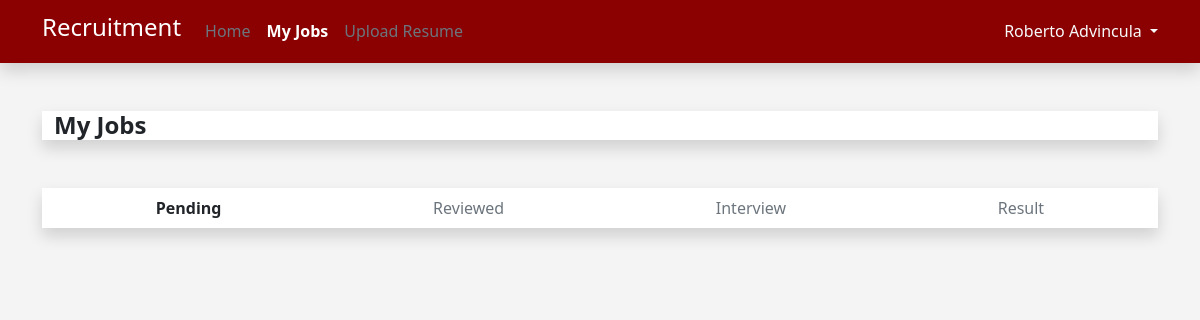
Page /my_jobs.php?status=Pending (signed in) on the earlier database version.
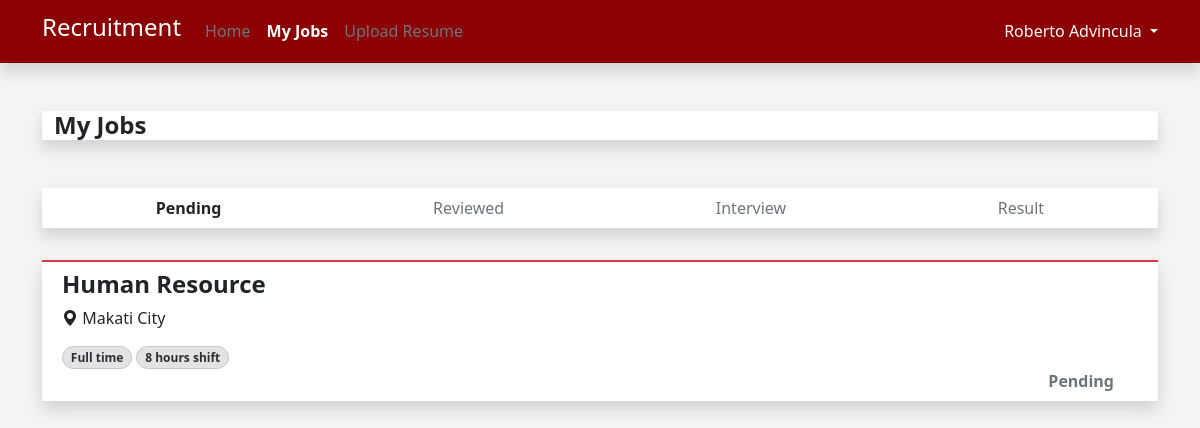
Same page on the later database version.
### tables this page shows
CREATE TABLE `job_applicants` (
  `id` int(12) NOT NULL,
  `user_id` int(12) NOT NULL,
  `job_id` int(12) NOT NULL,
  `application_status` varchar(255) NOT NULL
);

CREATE TABLE `jobs` (
  `id` int(12) NOT NULL,
  `job_name` varchar(255) NOT NULL,
  `salary` int(12) NOT NULL,
  `job_type` varchar(255) NOT NULL,
  `shift_and_schedule` varchar(255) NOT NULL,
  `location` varchar(255) NOT NULL,
  `job_description` text NOT NULL,
  `benefits` text NOT NULL
);

### my_jobs.php (the view, shortened to what the changed rows need)
<?php
include("dbconn.php");
include("header.php");
if (isset($_GET['status'])) {
    $status = $_GET['status'];
    $userId = $_SESSION['user_id'];
    if ($status === 'Result') {
        $query =
            "SELECT jobs.job_name, jobs.job_type, jobs.shift_and_schedule, jobs.location, job_applicants.application_status
            FROM jobs
            INNER JOIN job_applicants ON jobs.id = job_applicants.job_id
            WHERE job_applicants.user_id = '$userId' AND (job_applicants.application_status = 'Selected' OR job_applicants.application_status = 'Not Selected')";
    } else {
        $query =
            "SELECT jobs.job_name, jobs.job_type, jobs.shift_and_schedule, jobs.location, job_applicants.application_status
            FROM jobs
            INNER JOIN job_applicants ON jobs.id = job_applicants.job_id
            WHERE job_applicants.user_id = '$userId' AND job_applicants.application_status = '$status'";
    }
    $result = mysqli_query($conn, $query);
    function getStatusClass($status)
    {
        switch ($status) {
            case 'Pending':
                return 'text-secondary';
        }
    }
}
?>
<!DOCTYPE html>
<html lang="en">
<head>
</head>
<body style="background-color: #F4F4F4; ">
    <div class="container">
        <?php
        while ($row = mysqli_fetch_assoc($result)) {
            ?>
            <div class="row">
                <div class="col-sm-12 col-md-12 ">
                    <div class="container-fluid bg-white shadow mb-3 mt-4 border-2 border-top border-danger">
                        <div class="row p-2">
                            <h4 class="fw-bold">
                                <?php echo $row['job_name'] ?>
                            </h4>
                            <div class="row">
                                <div class="col">
                                    <i class="bi bi-geo-alt-fill"></i><span>
                                        <?php echo $row['location']; ?>
                                    </span>
                                </div>
                            </div>
                            <div class="row">
                                <div class="col">
                                    <span
                                        class="badge bg-secondary-subtle border border-secondary-subtle text-secondary-emphasis rounded-pill mt-3">
                                        <?php echo $row['job_type']; ?>
                                    </span>
                                    <span
                                        class="badge bg-secondary-subtle border border-secondary-subtle text-secondary-emphasis rounded-pill mt-3">
                                        <?php echo $row['shift_and_schedule']; ?>
                                    </span>
                                </div>
                            </div>
                            <div class="row">
                                <div class="col d-flex justify-content-end">
                                    <div
                                        class="fw-bold rounded-1 <?php echo getStatusClass($row['application_status']); ?>">
                                        <?php echo $row['application_status']; ?>
                                    </div>
                                </div>
                            </div>
                        </div>
                    </div>
                </div>
            </div>
            <?php
        }
        ?>
    </div>
</body>
</html>

Differences in the rows shown:
added job_applicants: job.job_name "Human Resource", job.location "Makati City", job.job_type "Full time", job.shift_and_schedule "8 hours shift", application_status "Pending"
